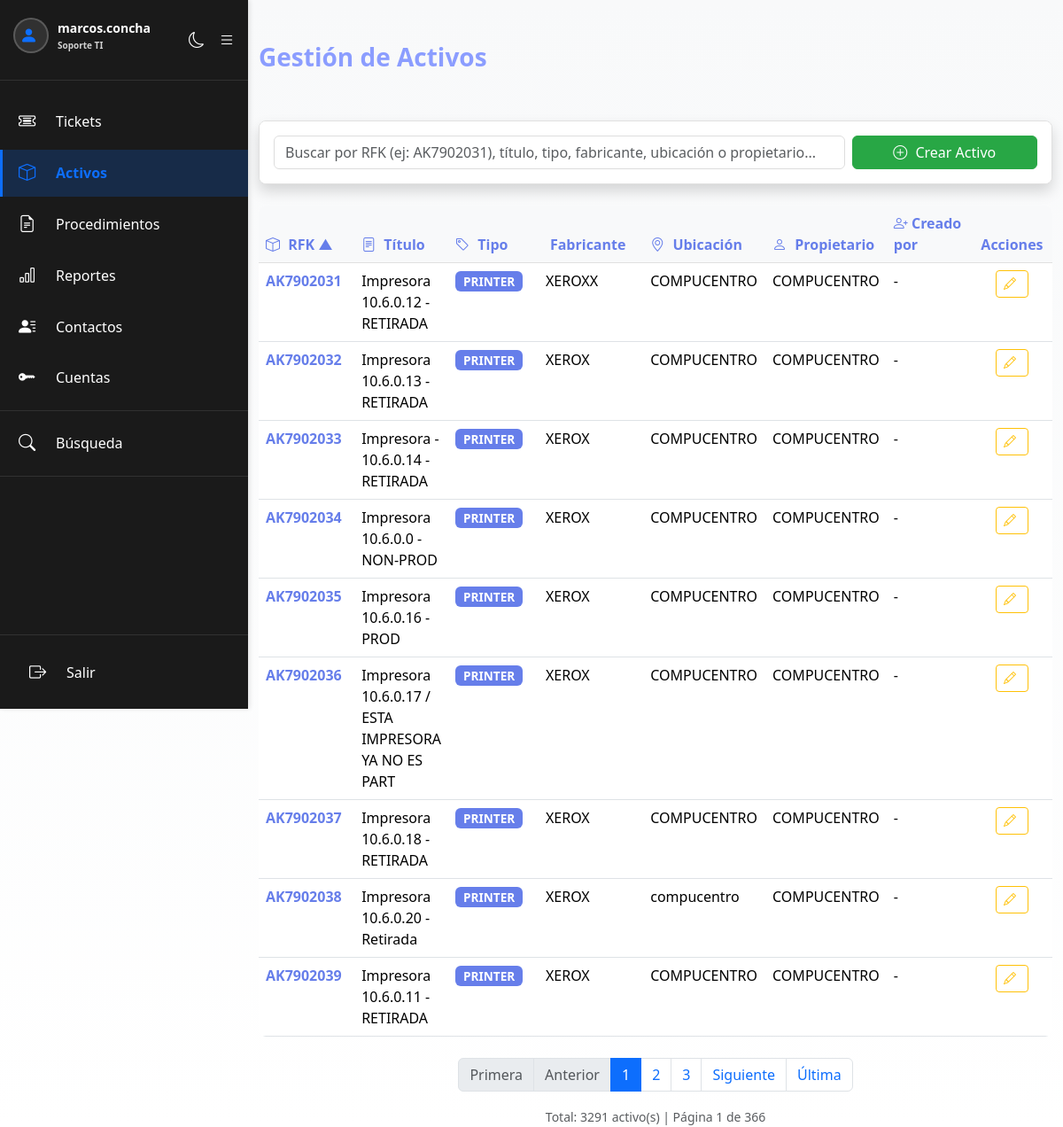
The page /activos.php (signed in) on the database its author committed.
### tables this page shows
CREATE TABLE `activos` (
  `id` int unsigned NOT NULL AUTO_INCREMENT,
  `rfk` varchar(20) NOT NULL,
  `titulo` varchar(255) NOT NULL,
  `usuario_creado_por` varchar(255) DEFAULT NULL,
  `fecha_creacion` timestamp NOT NULL DEFAULT CURRENT_TIMESTAMP,
  `usuario_modificado_por` varchar(255) DEFAULT NULL,
  `fecha_ultima_modificacion` timestamp NOT NULL DEFAULT CURRENT_TIMESTAMP ON UPDATE CURRENT_TIMESTAMP,
  `descripcion` text,
  `propietario` varchar(150) DEFAULT NULL,
  `tipo` varchar(100) DEFAULT NULL,
  `fabricante` varchar(150) DEFAULT NULL,
  `modelo` varchar(150) DEFAULT NULL,
  `serie` varchar(150) DEFAULT NULL,
  `ubicacion` varchar(150) DEFAULT NULL,
  `fallas_activas` text,
  PRIMARY KEY (`id`),
  UNIQUE KEY `uk_rfk` (`rfk`)
);

### activos.php (the view, shortened to what this page needs)
<?php
require_once 'includes/config.php';
$activos = [];
$busqueda = $_GET["buscar"] ?? "";
$pagina = max(1, (int)($_GET["pagina"] ?? 1));
$orden = $_GET["orden"] ?? "rfk";
$direccion = $_GET["dir"] ?? "ASC";
$activos_por_pagina = 9;
$offset = ($pagina - 1) * $activos_por_pagina;
$total_activos = 0;
$total_paginas = 1;
try {
    $params = [];
    $where = "1=1";
    $sql_count = "SELECT COUNT(*) as total FROM activos WHERE " . $where;
    $stmt_count = $conexion->prepare($sql_count);
    $stmt_count->execute($params);
    $total_activos = $stmt_count->fetch(PDO::FETCH_ASSOC)['total'];
    $orden_map = [
        'rfk' => 'rfk',
        'titulo' => 'titulo',
        'tipo' => 'tipo',
        'fabricante' => 'fabricante',
        'ubicacion' => 'ubicacion',
        'propietario' => 'propietario'
    ];
    $columna_orden = $orden_map[$orden];
    $sql = "SELECT * FROM activos WHERE " . $where . " ORDER BY " . $columna_orden . " " . $direccion . " LIMIT " . intval($activos_por_pagina) . " OFFSET " . intval($offset);
    $stmt = $conexion->prepare($sql);
    $stmt->execute($params);
    $activos = $stmt->fetchAll(PDO::FETCH_ASSOC);
    $total_paginas = ceil($total_activos / $activos_por_pagina);
} catch (PDOException $e) {
    $error = "Error al obtener activos: " . $e->getMessage();
}
?>
<!DOCTYPE html>
<html lang="es" id="htmlRoot">
<head>
    <link href="https://cdn.jsdelivr.net/npm/bootstrap@5.3.8/dist/css/bootstrap.min.css" rel="stylesheet">
    <link rel="stylesheet" href="https://cdn.jsdelivr.net/npm/bootstrap-icons@1.11.3/font/bootstrap-icons.min.css">
    <link href="css/dark-mode.css" rel="stylesheet">
</head>
<body>
    <?php include 'includes/sidebar.php'; ?>
    <div class="container mt-5">
        <div class="row mb-4">
            <div class="col-md-12">
                <h2><i"></i> Gestión de Activos</h2>
            </div>
        </div>
        <div class="card shadow mb-4">
            <div class="card-body">
                <div class="row g-2">
                    <div class="col-md-9">
                        <input type="text" id="searchActivos" class="form-control" placeholder="Buscar por RFK (ej: AK7902031), título, tipo, fabricante, ubicación o propietario..." value="<?php echo htmlspecialchars($busqueda); ?>">
                    </div>
                    <div class="col-md-3">
                        <?php if (!empty($busqueda)): ?>
                            <a href="activos.php" class="btn btn-secondary w-100"><i class="bi bi-x-circle"></i> Limpiar</a>
                        <?php else: ?>
                            <a href="crear_activo.php" class="btn btn-success w-100"><i class="bi bi-plus-circle"></i> Crear Activo</a>
                        <?php endif; ?>
                    </div>
                </div>
            </div>
        </div>
        <?php if (empty($activos)): ?>
            <div class="alert alert-info">
                <?php echo !empty($busqueda) ? "No se encontraron activos con esa búsqueda" : "No hay activos aún"; ?>
            </div>
        <?php else: ?>
            <div class="table-responsive" style="border-radius: 8px; overflow: hidden;">
                <table class="table table-hover mb-0">
                    <thead>
                        <tr>
                            <th style="width: 120px;"><a href="?orden=rfk&dir=<?php echo $orden === 'rfk' && $direccion === 'ASC' ? 'DESC' : 'ASC'; ?><?php echo !empty($busqueda) ? '&buscar=' . urlencode($busqueda) : ''; ?>&pagina=1" style="text-decoration: none; color: inherit;"><i class="bi bi-box"></i> RFK <?php echo $orden === 'rfk' ? ($direccion === 'ASC' ? '▲' : '▼') : ''; ?></a></th>
                            <th><a href="?orden=titulo&dir=<?php echo $orden === 'titulo' && $direccion === 'ASC' ? 'DESC' : 'ASC'; ?><?php echo !empty($busqueda) ? '&buscar=' . urlencode($busqueda) : ''; ?>&pagina=1" style="text-decoration: none; color: inherit;"><i class="bi bi-file-text"></i> Título <?php echo $orden === 'titulo' ? ($direccion === 'ASC' ? '▲' : '▼') : ''; ?></a></th>
                            <th style="width: 120px;"><a href="?orden=tipo&dir=<?php echo $orden === 'tipo' && $direccion === 'ASC' ? 'DESC' : 'ASC'; ?><?php echo !empty($busqueda) ? '&buscar=' . urlencode($busqueda) : ''; ?>&pagina=1" style="text-decoration: none; color: inherit;"><i class="bi bi-tag"></i> Tipo <?php echo $orden === 'tipo' ? ($direccion === 'ASC' ? '▲' : '▼') : ''; ?></a></th>
                            <th style="width: 140px;"><a href="?orden=fabricante&dir=<?php echo $orden === 'fabricante' && $direccion === 'ASC' ? 'DESC' : 'ASC'; ?><?php echo !empty($busqueda) ? '&buscar=' . urlencode($busqueda) : ''; ?>&pagina=1" style="text-decoration: none; color: inherit;"><i class="bi bi-industry"></i> Fabricante <?php echo $orden === 'fabricante' ? ($direccion === 'ASC' ? '▲' : '▼') : ''; ?></a></th>
                            <th style="width: 140px;"><a href="?orden=ubicacion&dir=<?php echo $orden === 'ubicacion' && $direccion === 'ASC' ? 'DESC' : 'ASC'; ?><?php echo !empty($busqueda) ? '&buscar=' . urlencode($busqueda) : ''; ?>&pagina=1" style="text-decoration: none; color: inherit;"><i class="bi bi-geo-alt"></i> Ubicación <?php echo $orden === 'ubicacion' ? ($direccion === 'ASC' ? '▲' : '▼') : ''; ?></a></th>
                            <th style="width: 120px;"><a href="?orden=propietario&dir=<?php echo $orden === 'propietario' && $direccion === 'ASC' ? 'DESC' : 'ASC'; ?><?php echo !empty($busqueda) ? '&buscar=' . urlencode($busqueda) : ''; ?>&pagina=1" style="text-decoration: none; color: inherit;"><i class="bi bi-person"></i> Propietario <?php echo $orden === 'propietario' ? ($direccion === 'ASC' ? '▲' : '▼') : ''; ?></a></th>
                            <th style="width: 140px;"><i class="bi bi-person-plus"></i> Creado por</th>
                            <th style="width: 100px; text-align: center;">Acciones</th>
                        </tr>
                    </thead>
                    <tbody>
                        <?php foreach ($activos as $activo): ?>
                            <tr style="cursor: pointer;" onclick="window.location='ver_activo.php?id=<?php echo htmlspecialchars($activo['id']); ?>'">
                                <td><strong style="color: #667eea;"><?php echo htmlspecialchars($activo["rfk"]); ?></strong></td>
                                <td><?php echo htmlspecialchars(substr($activo["titulo"], 0, 50)); ?></td>
                                <td><span class="badge" style="background-color: #667eea; color: white;"><?php echo htmlspecialchars($activo["tipo"]); ?></span></td>
                                <td><?php echo htmlspecialchars($activo["fabricante"]); ?></td>
                                <td><?php echo htmlspecialchars($activo["ubicacion"]); ?></td>
                                <td><?php echo htmlspecialchars($activo["propietario"]); ?></td>
                                <td><?php echo htmlspecialchars($activo["usuario_creado_por"] ?? "-"); ?></td>
                                <td style="text-align: center;">
                                    <a href="editar_activo.php?id=<?php echo htmlspecialchars($activo["id"]); ?>" class="btn btn-sm btn-outline-warning" onclick="event.stopPropagation();"><i class="bi bi-pencil"></i></a>
                                </td>
                            </tr>
                        <?php endforeach; ?>
                    </tbody>
                </table>
            </div>
        <?php endif; ?>
        <?php if ($total_paginas > 1): ?>
            <nav aria-label="Paginación" class="mt-4">
                <ul class="pagination justify-content-center">
                    <li class="page-item <?php echo $pagina === 1 ? 'disabled' : ''; ?>">
                        <a class="page-link" href="?pagina=1<?php echo !empty($busqueda) ? '&buscar=' . urlencode($busqueda) : ''; ?>&orden=<?php echo $orden; ?>&dir=<?php echo $direccion; ?>">Primera</a>
                    </li>
                    <li class="page-item <?php echo $pagina === 1 ? 'disabled' : ''; ?>">
                        <a class="page-link" href="?pagina=<?php echo $pagina - 1; ?><?php echo !empty($busqueda) ? '&buscar=' . urlencode($busqueda) : ''; ?>&orden=<?php echo $orden; ?>&dir=<?php echo $direccion; ?>">Anterior</a>
                    </li>
                    <?php for ($i = max(1, $pagina - 2); $i <= min($total_paginas, $pagina + 2); $i++): ?>
                        <li class="page-item <?php echo $i === $pagina ? 'active' : ''; ?>">
                            <a class="page-link" href="?pagina=<?php echo $i; ?><?php echo !empty($busqueda) ? '&buscar=' . urlencode($busqueda) : ''; ?>&orden=<?php echo $orden; ?>&dir=<?php echo $direccion; ?>"><?php echo $i; ?></a>
                        </li>
                    <?php endfor; ?>
                    <li class="page-item <?php echo $pagina === $total_paginas ? 'disabled' : ''; ?>">
                        <a class="page-link" href="?pagina=<?php echo $pagina + 1; ?><?php echo !empty($busqueda) ? '&buscar=' . urlencode($busqueda) : ''; ?>&orden=<?php echo $orden; ?>&dir=<?php echo $direccion; ?>">Siguiente</a>
                    </li>
                    <li class="page-item <?php echo $pagina === $total_paginas ? 'disabled' : ''; ?>">
                        <a class="page-link" href="?pagina=<?php echo $total_paginas; ?><?php echo !empty($busqueda) ? '&buscar=' . urlencode($busqueda) : ''; ?>&orden=<?php echo $orden; ?>&dir=<?php echo $direccion; ?>">Última</a>
                    </li>
                </ul>
            </nav>
        <?php endif; ?>
        <div class="text-center text-muted mt-3">
            <small>Total: <?php echo $total_activos; ?> activo(s) | Página <?php echo $pagina; ?> de <?php echo $total_paginas; ?></small>
        </div>
    </div>
</body>
</html>

### css/dark-mode.css (style rules this page uses)
* { animation-duration: 0s !important; animation-delay: 0s !important; transition-duration: 0s !important; transition-delay: 0s !important; }
body { background-color: var(--bs-body-bg); color: var(--bs-body-color); }
.card { background-color: var(--bs-body-bg); color: var(--bs-body-color); border: 1px solid var(--bs-border-color); }
.table { color: var(--bs-body-color); }
.form-control, .form-select { background-color: var(--bs-body-bg) !important; color: var(--bs-body-color) !important; border: 1px solid var(--bs-border-color); }
.badge { color: var(--bs-body-color); }
.btn .bi { margin-right: 5px; }
.btn-danger .bi, .btn-warning .bi, .btn-success .bi, .btn-info .bi { color: inherit; }
a .bi { margin-right: 5px; }
.card { border-radius: 12px; overflow: hidden; }
.card-body { background: var(--bs-body-bg); color: var(--bs-body-color); }
.form-control, .form-select { border-radius: 8px; border: 2px solid #dee2e6; }

### activos.php (style rules this page uses)
body { background: linear-gradient(to bottom, #f8f9fa, #ffffff); }
.card { border-radius: 8px; border: 1px solid #e0e0e0; }
.container { padding-top: 0; padding-bottom: 0; }
h1, h2, h3 { color: #8b9dff; font-weight: 700; font-family: 'Segoe UI', Tahoma, Geneva, Verdana, sans-serif; }
h2 { font-size: 1.75rem; margin-bottom: 30px; }
.table { background: white; border-radius: 8px; overflow: hidden; }
.table thead th { background: #f8f9fa; color: #667eea; font-weight: 600; border-color: #e0e0e0; }
.btn-success { background: #28a745; border-color: #28a745; }
.form-control { border-radius: 6px; border: 1px solid #ddd; }
.badge { font-size: 0.85rem; }

### includes/sidebar.php (style rules this page uses)
:root { --sidebar-width: 280px; --sidebar-collapsed-width: 80px; --sidebar-bg-dark: #0f1419; --sidebar-bg-light: #f8f9fa; }
body { margin-left: var(--sidebar-width); }

### rows shown on the page
activos: rfk "AK7902031", titulo "Impresora 10.6.0.12 - RETIRADA", tipo "PRINTER", fabricante "XEROXX", ubicacion "COMPUCENTRO", propietario "COMPUCENTRO", usuario_creado_por "-"
activos: rfk "AK7902032", titulo "Impresora 10.6.0.13 - RETIRADA", tipo "PRINTER", fabricante "XEROX", ubicacion "COMPUCENTRO", propietario "COMPUCENTRO", usuario_creado_por "-"
activos: rfk "AK7902033", titulo "Impresora - 10.6.0.14 - RETIRADA", tipo "PRINTER", fabricante "XEROX", ubicacion "COMPUCENTRO", propietario "COMPUCENTRO", usuario_creado_por "-"
activos: rfk "AK7902034", titulo "Impresora 10.6.0.0 - NON-PROD", tipo "PRINTER", fabricante "XEROX", ubicacion "COMPUCENTRO", propietario "COMPUCENTRO", usuario_creado_por "-"
activos: rfk "AK7902035", titulo "Impresora 10.6.0.16 - PROD", tipo "PRINTER", fabricante "XEROX", ubicacion "COMPUCENTRO", propietario "COMPUCENTRO", usuario_creado_por "-"
activos: rfk "AK7902036", titulo "Impresora 10.6.0.17 / ESTA IMPRESORA YA NO ES PART", tipo "PRINTER", fabricante "XEROX", ubicacion "COMPUCENTRO", propietario "COMPUCENTRO", usuario_creado_por "-"
activos: rfk "AK7902037", titulo "Impresora 10.6.0.18 - RETIRADA", tipo "PRINTER", fabricante "XEROX", ubicacion "COMPUCENTRO", propietario "COMPUCENTRO", usuario_creado_por "-"
activos: rfk "AK7902038", titulo "Impresora 10.6.0.20 - Retirada", tipo "PRINTER", fabricante "XEROX", ubicacion "compucentro", propietario "COMPUCENTRO", usuario_creado_por "-"
activos: rfk "AK7902039", titulo "Impresora 10.6.0.11 - RETIRADA", tipo "PRINTER", fabricante "XEROX", ubicacion "COMPUCENTRO", propietario "COMPUCENTRO", usuario_creado_por "-"

### other values the page prints
$_SESSION["username"] "marcos.concha"
traducirRol($_SESSION["role"] ?? "viewer") "Soporte TI"
$total_activos "3291"
$pagina "1"
$total_paginas "366"
